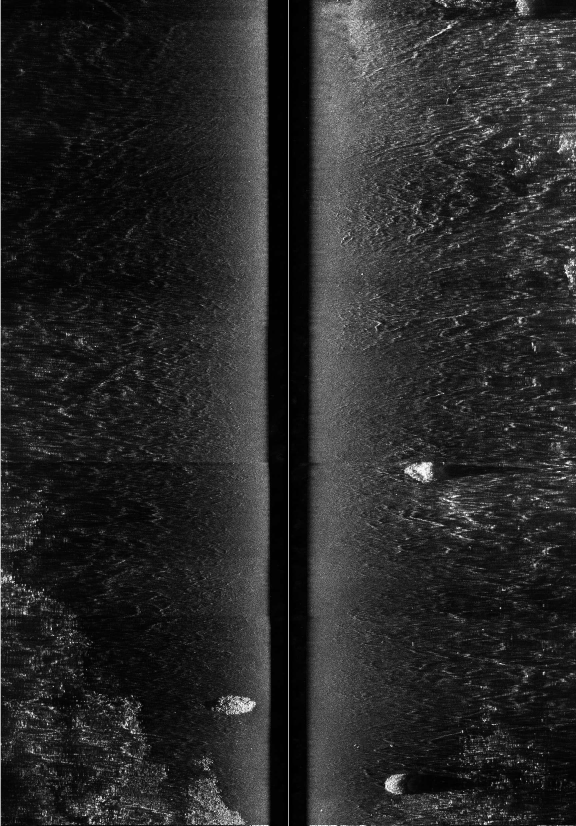
#> input picture yolo_dataset/test/images/Artificial_Reef_01.png, 1728 x 2476 px (shown at 1/3 size); its folder holds only this picture in this run
$ python make_test_tiles.py
#> lines starting #> are read from the running program, lines starting #| are printed output that depends on the picture
from pathlib import Path
from PIL import Image

SRC = Path("yolo_dataset/test")
DST = Path("yolo_dataset_groupval_tiles_full/test")

TILE_H = 1728
OVERLAP = 432
STRIDE = TILE_H - OVERLAP

src_img = SRC / "images"
src_lbl = SRC / "labels"

dst_img = DST / "images"
dst_lbl = DST / "labels"

dst_img.mkdir(parents=True, exist_ok=True)
dst_lbl.mkdir(parents=True, exist_ok=True)

total_images = 0
total_boxes = 0
background_tiles = 0

for img_path in sorted(src_img.glob("*.png")):

    label_path = src_lbl / f"{img_path.stem}.txt"

    img = Image.open(img_path).convert("RGB")
    W, H = img.size
#> W = 1728; H = 2476

    labels = []

    if label_path.exists():
        for line in label_path.read_text().splitlines():
            if not line.strip():
                continue

            parts = line.split()

            if len(parts) != 5:
                continue

            cls, xc, yc, bw, bh = map(float, parts)

            # Original image pixel coordinates
            x1 = (xc - bw / 2) * W
            y1 = (yc - bh / 2) * H
            x2 = (xc + bw / 2) * W
            y2 = (yc + bh / 2) * H

            labels.append((int(cls), x1, y1, x2, y2))

    tile_num = 0
    y0 = 0

    while True:

        y1 = min(y0 + TILE_H, H)
        tile = img.crop((0, y0, W, y1))

        new_labels = []

        for cls, box_x1, box_y1, box_x2, box_y2 in labels:

            ix1 = max(box_x1, 0)
            ix2 = min(box_x2, W)

            iy1 = max(box_y1, y0)
            iy2 = min(box_y2, y1)

            iw = max(0, ix2 - ix1)
            ih = max(0, iy2 - iy1)

            original_area = max(
                1,
                (box_x2 - box_x1) * (box_y2 - box_y1)
            )

            intersection = iw * ih

            # Same 30% rule as training/validation tiling
            if intersection / original_area < 0.30:
                continue

            tx1 = ix1
            tx2 = ix2
            ty1 = iy1 - y0
            ty2 = iy2 - y0

            tile_w, tile_h = tile.size

            new_xc = ((tx1 + tx2) / 2) / tile_w
            new_yc = ((ty1 + ty2) / 2) / tile_h
            new_bw = (tx2 - tx1) / tile_w
            new_bh = (ty2 - ty1) / tile_h

            new_labels.append(
                f"{cls} "
                f"{new_xc:.6f} "
                f"{new_yc:.6f} "
                f"{new_bw:.6f} "
                f"{new_bh:.6f}"
            )

        stem = f"{img_path.stem}_tile{tile_num:02d}"

        tile.save(dst_img / f"{stem}.png")

        (dst_lbl / f"{stem}.txt").write_text(
            "\n".join(new_labels) + ("\n" if new_labels else "")
        )

        total_images += 1
        total_boxes += len(new_labels)

        if not new_labels:
            background_tiles += 1

        tile_num += 1

        if y1 >= H:
            break

        y0 += STRIDE
#> this loop made 2 passes
#> pass 1, `tile = img.crop((0, y0, W, y1))`:
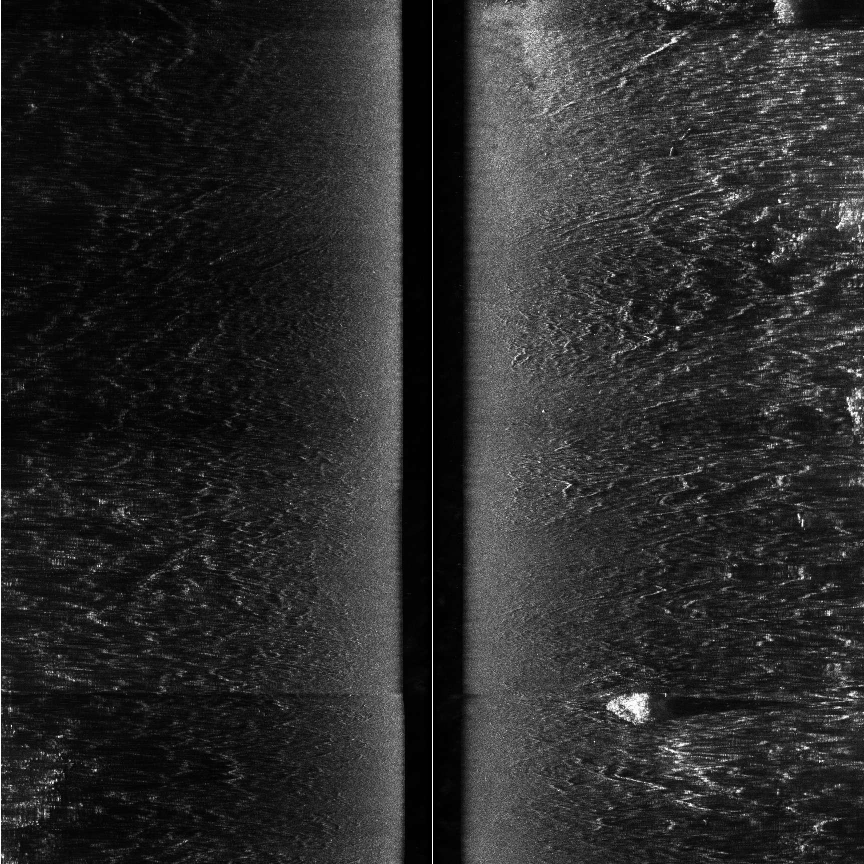
#> tile: PIL image 1728x1728 RGB (shown at 1/2 size); min 0, max 255, mean 42.7
#> pass 2, `tile = img.crop((0, y0, W, y1))`:
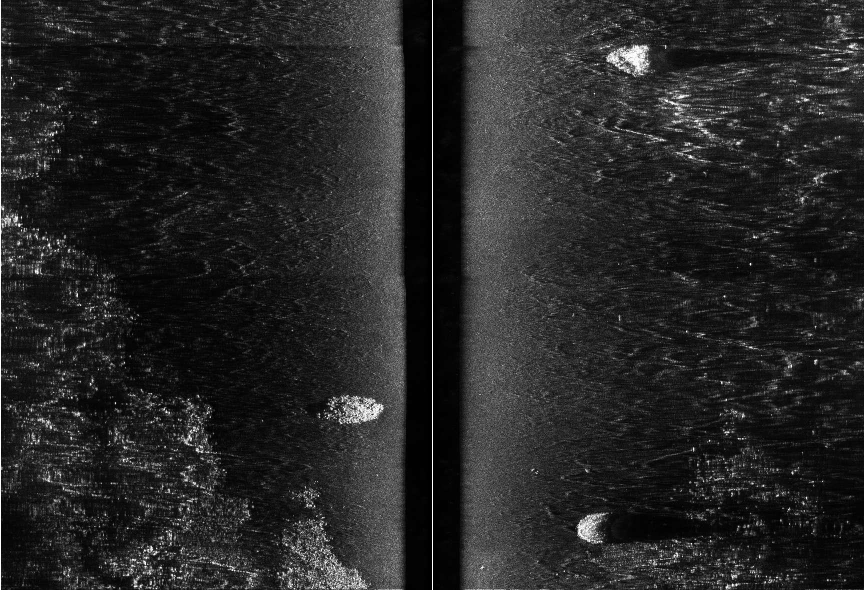
#> tile: PIL image 1728x1180 RGB (shown at 1/2 size); min 0, max 255, mean 37.9
#> after the loop, background_tiles = 2; tile_num = 2; total_boxes = 0; total_images = 2; y0 = 1296

print()
print("TEST")
print("Total tiles:", total_images)
#| Total tiles: 2
print("Total boxes:", total_boxes)
#| Total boxes: 0
print("Background tiles:", background_tiles)
#| Background tiles: 2

print()
print("Created:")
print(DST.resolve())

$ run again, on yolo_dataset/test/images/Artificial_Reef_02.png
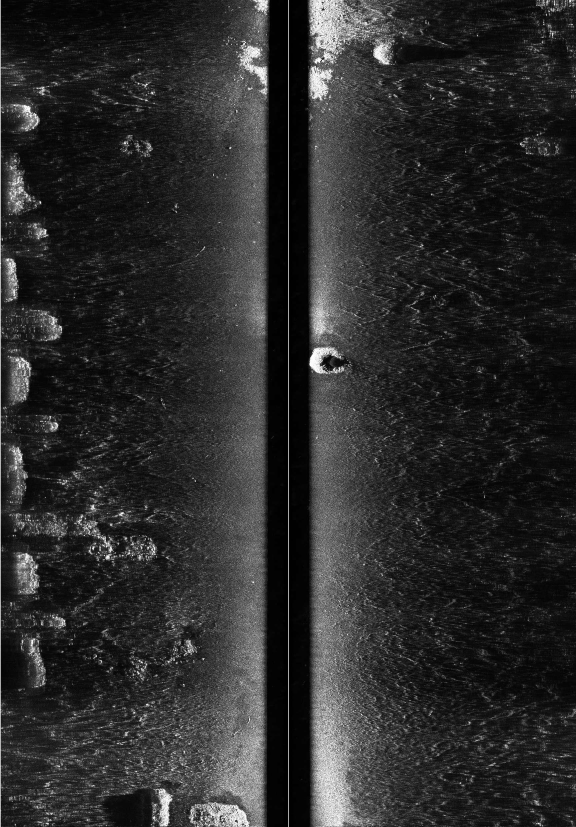
#> input picture yolo_dataset/test/images/Artificial_Reef_02.png, 1728 x 2480 px (shown at 1/3 size)
#> the loop `while True: ` made 2 passes
#> pass 1, `tile = img.crop((0, y0, W, y1))`:
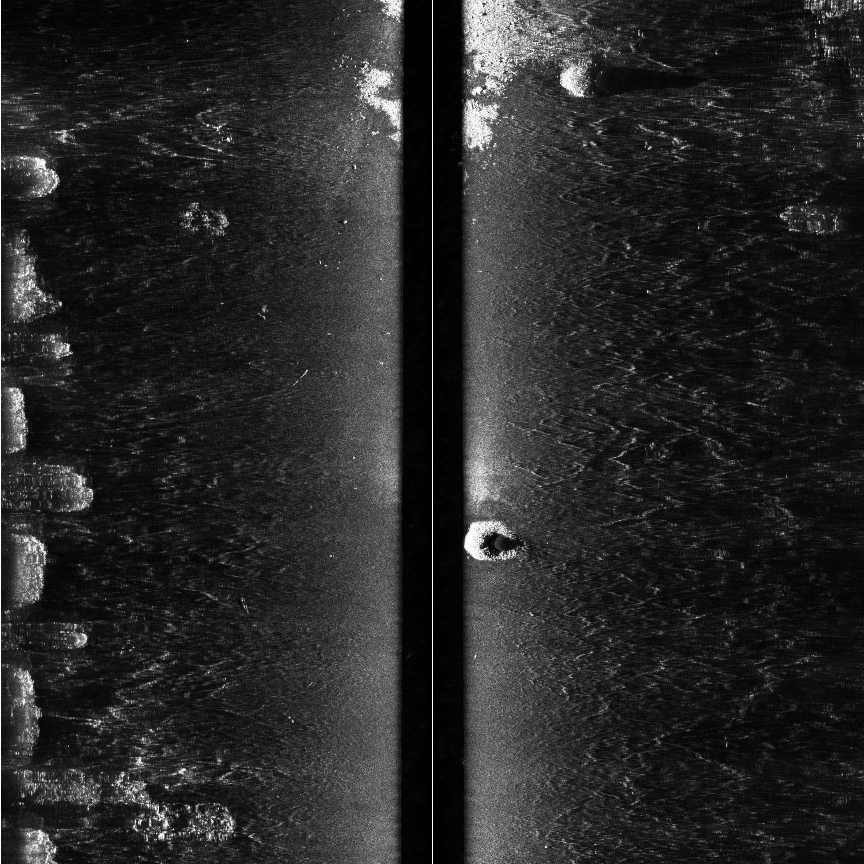
#> tile: PIL image 1728x1728 RGB (shown at 1/2 size); min 0, max 255, mean 39.6
#> pass 2, `tile = img.crop((0, y0, W, y1))`:
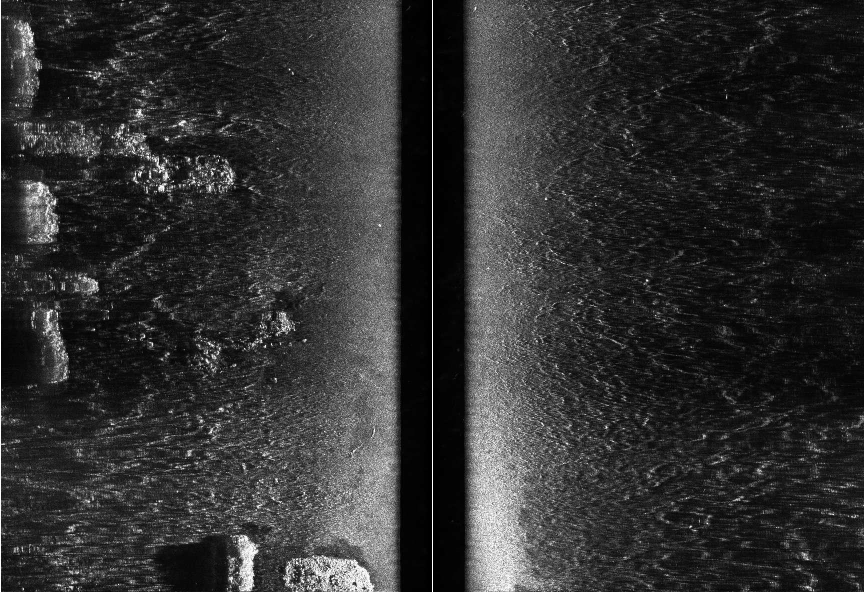
#> tile: PIL image 1728x1184 RGB (shown at 1/2 size); min 0, max 255, mean 48.5
#> after the loop `while True:`: background_tiles = 2; total_boxes = 0; total_images = 2; y0 = 1296
#| Total tiles: 2
#| Total boxes: 0
#| Background tiles: 2

$ run again, on yolo_dataset/test/images/Artificial_Reef_04.png
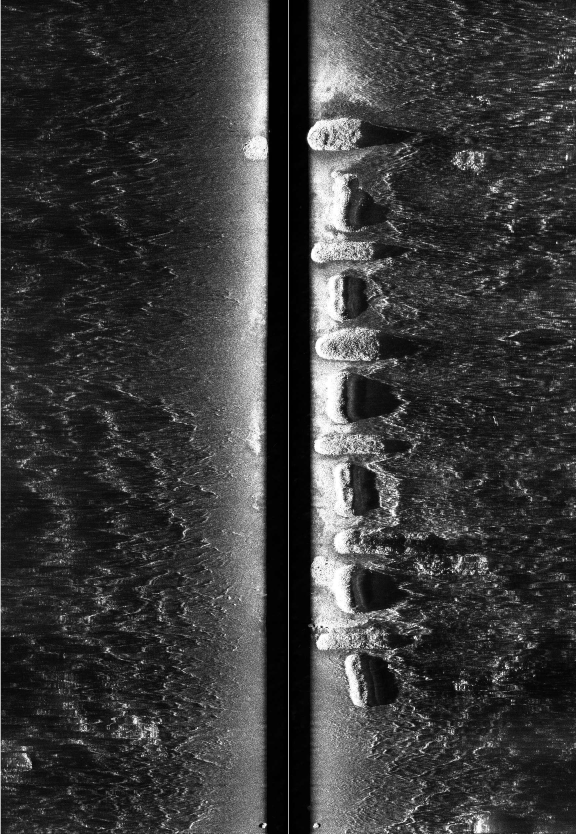
#> input picture yolo_dataset/test/images/Artificial_Reef_04.png, 1728 x 2501 px (shown at 1/3 size)
#> the loop `while True: ` made 2 passes
#> pass 1, `tile = img.crop((0, y0, W, y1))`:
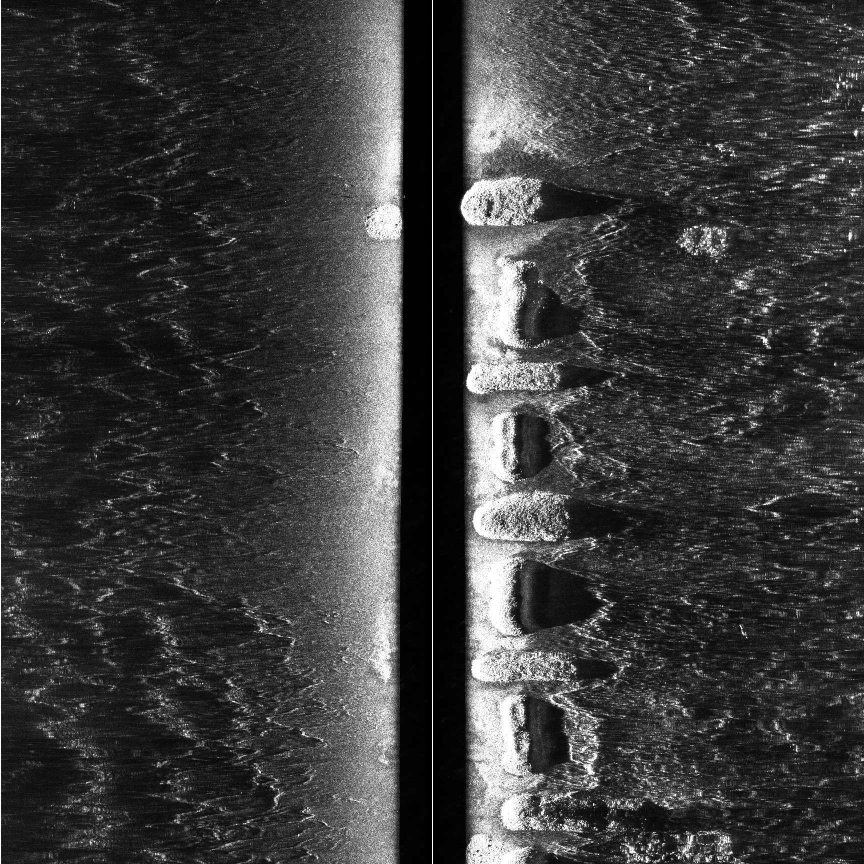
#> tile: PIL image 1728x1728 RGB (shown at 1/2 size); min 0, max 255, mean 58.5
#> pass 2, `tile = img.crop((0, y0, W, y1))`:
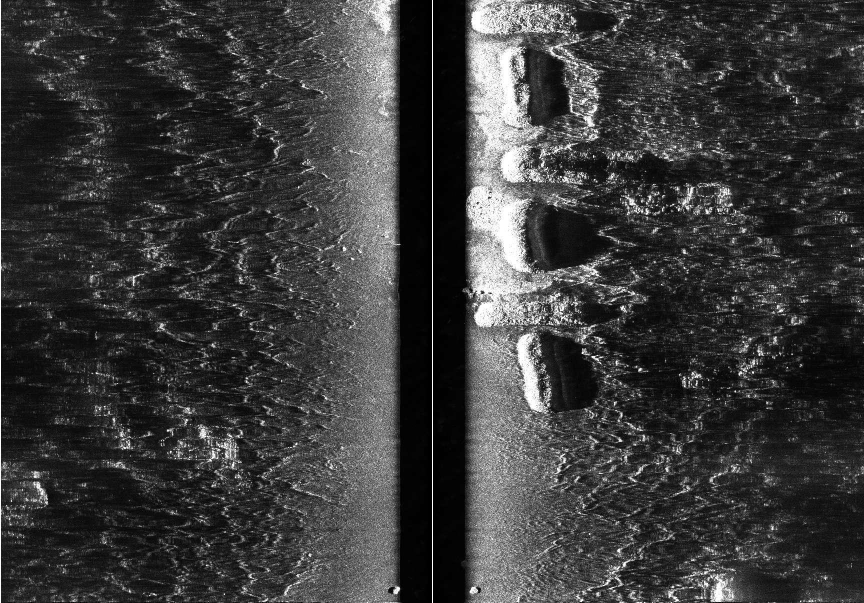
#> tile: PIL image 1728x1205 RGB (shown at 1/2 size); min 0, max 255, mean 57.8
#> after the loop `while True:`: background_tiles = 2; total_boxes = 0; total_images = 2; y0 = 1296
#| Total tiles: 2
#| Total boxes: 0
#| Background tiles: 2
